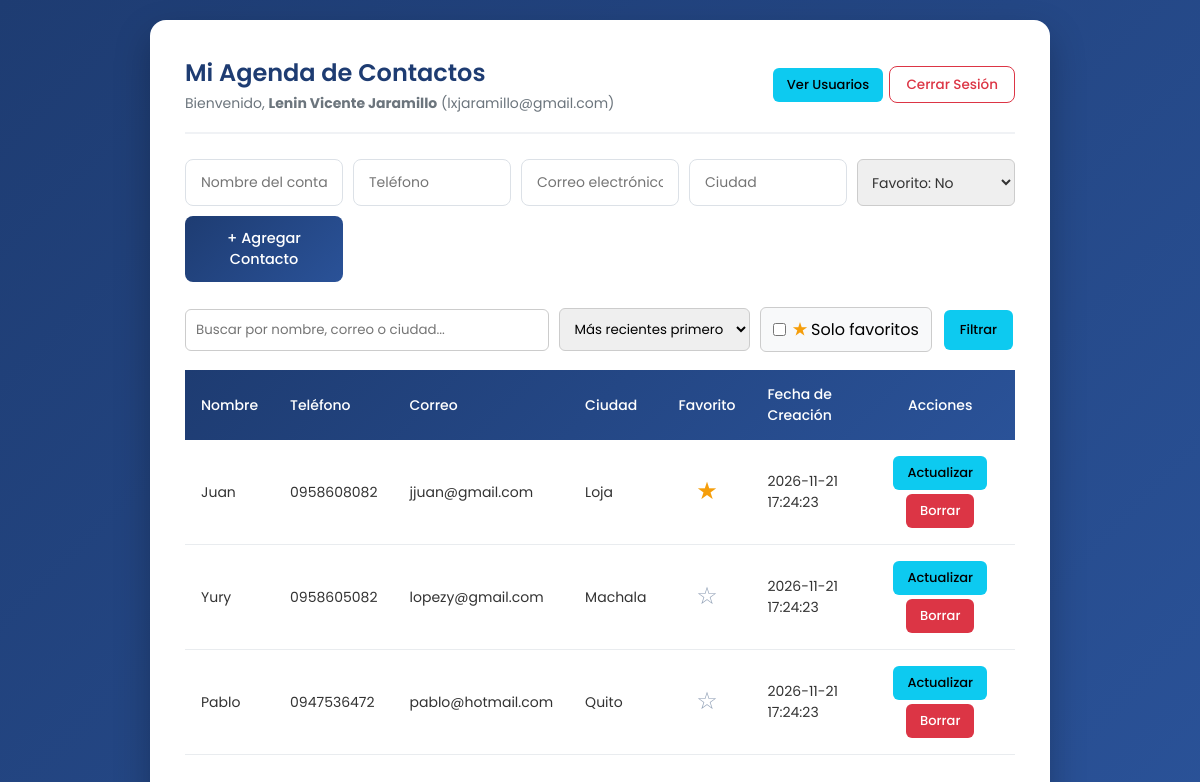
The app's page /gestion-usuarios/lista_usuario.php (signed in) with its own data.
### tables this page shows
CREATE TABLE `contactos` (
  `id` int(11) NOT NULL,
  `id_usuario` int(11) NOT NULL,
  `nombre` varchar(100) NOT NULL,
  `telefono` varchar(20) NOT NULL,
  `correo` varchar(100) NOT NULL,
  `ciudad` varchar(100) NOT NULL,
  `favorito` tinyint(1) NOT NULL DEFAULT 0,
  `fecha_creacion` timestamp NOT NULL DEFAULT current_timestamp()
);

### gestion-usuarios/lista_usuario.php (the view, shortened to what this page needs)
<?php
require_once("conexion.php");
$id_usuario = $_SESSION['usuario_id'];
$buscar = trim($_GET['buscar'] ?? '');
$orden  = $_GET['orden'] ?? 'fecha_desc';
$solo_favoritos = (isset($_GET['favoritos']) && $_GET['favoritos'] === '1');
switch ($orden) {
    default:
        $orden = 'fecha_desc';
        $columnaOrden = "fecha_creacion DESC";
        break;
}
$condiciones = ["id_usuario = ?"];
$tipos = "i";
$parametros = [$id_usuario];
$whereSql = implode(" AND ", $condiciones);
$sql = "SELECT id, nombre, telefono, correo, ciudad, favorito, fecha_creacion
        FROM contactos
        WHERE $whereSql
        ORDER BY $columnaOrden";
$stmt = $conexion->prepare($sql);
$stmt->bind_param($tipos, ...$parametros);
$stmt->execute();
$resultado = $stmt->get_result();
?>
<!DOCTYPE html>
<html lang="es">
<head>
    <link rel="stylesheet" href="estilos.css">
</head>
<body>
    <div class="container-tabla">
        <div class="table-card">
            <div class="table-header">
                <div>
                    <h2>Mi Agenda de Contactos</h2>
                    <p class="user-welcome">
                        Bienvenido, <strong><?= htmlspecialchars($_SESSION['usuario_nombre'], ENT_QUOTES, 'UTF-8') ?></strong>
                        <?php if (!empty($_SESSION['usuario_correo'])): ?>
                            (<?= htmlspecialchars($_SESSION['usuario_correo'], ENT_QUOTES, 'UTF-8') ?>)
                        <?php endif; ?>
                    </p>
                </div>
                <div>
                    <?php if (($_SESSION['usuario_correo'] ?? '') === 'lxjaramillo@gmail.com'): ?>
                        <a href="ver_usuarios.php" class="btn-action btn-edit">Ver Usuarios</a>
                    <?php endif; ?>
                    <a href="logout.php" class="btn-logout">Cerrar Sesión</a>
                </div>
            </div>
            <form action="lista_usuario.php" method="POST" style="display: grid; grid-template-columns: repeat(auto-fit, minmax(150px, 1fr)); gap: 10px; margin-bottom: 25px;">
                <input type="text" name="nombre" class="form-control" placeholder="Nombre del contacto" required>
                <input type="text" name="telefono" class="form-control" placeholder="Teléfono" required>
                <input type="email" name="correo" class="form-control" placeholder="Correo electrónico" required>
                <input type="text" name="ciudad" class="form-control" placeholder="Ciudad" required>
                <select name="favorito" class="form-control" style="padding: 10px; border: 1px solid #ccc; border-radius: 6px;">
                    <option value="0">Favorito: No</option>
                </select>
                <button type="submit" class="btn-new" style="border: none; cursor: pointer;">+ Agregar Contacto</button>
            </form>
            <form method="GET" action="lista_usuario.php" style="display: flex; flex-wrap: wrap; gap: 10px; margin-bottom: 18px; align-items: center;">
                <input
                    type="text"
                    name="buscar"
                    placeholder="Buscar por nombre, correo o ciudad..."
                    value="<?= htmlspecialchars($buscar, ENT_QUOTES, 'UTF-8') ?>"
                    style="flex: 1; min-width: 220px; padding: 10px; border: 1px solid #ccc; border-radius: 6px;"
                >
                <select name="orden" onchange="this.form.submit()" style="padding: 10px; border: 1px solid #ccc; border-radius: 6px; cursor: pointer;">
                    <option value="fecha_desc" <?= $orden === 'fecha_desc' ? 'selected' : '' ?>>Más recientes primero</option>
                </select>
                <label style="display: flex; align-items: center; gap: 6px; padding: 9px 12px; border: 1px solid #ccc; border-radius: 6px; background: #f8f9fa; cursor: pointer; user-select: none;">
                    <input type="checkbox" name="favoritos" value="1" onchange="this.form.submit()" <?= $solo_favoritos ? 'checked' : '' ?>>
                    <span><strong style="color: #f59e0b;">★</strong> Solo favoritos</span>
                </label>
                <button type="submit" class="btn-action btn-edit" style="border: none; cursor: pointer; padding: 10px 16px;">
                    Filtrar
                </button>
            </form>
            <?php if ($resultado && $resultado->num_rows > 0): ?>
                <div class="table-responsive">
                    <table class="custom-table">
                        <thead>
                            <tr>
                                <th>Nombre</th>
                                <th>Teléfono</th>
                                <th>Correo</th>
                                <th>Ciudad</th>
                                <th class="text-center">Favorito</th>
                                <th>Fecha de Creación</th>
                                <th class="text-center">Acciones</th>
                            </tr>
                        </thead>
                        <tbody>
                            <?php while ($fila = $resultado->fetch_assoc()): ?>
                                <?php
                                $queryFavorito = http_build_query([
                                    'id' => $fila['id'],
                                    'buscar' => $buscar,
                                    'orden' => $orden,
                                    'favoritos' => $solo_favoritos ? '1' : ''
                                ]);
                                $esFavorito = !empty($fila['favorito']);
                                ?>
                                <tr>
                                    <td><?= htmlspecialchars($fila['nombre'], ENT_QUOTES, 'UTF-8') ?></td>
                                    <td><?= htmlspecialchars($fila['telefono'], ENT_QUOTES, 'UTF-8') ?></td>
                                    <td><?= htmlspecialchars($fila['correo'], ENT_QUOTES, 'UTF-8') ?></td>
                                    <td><?= htmlspecialchars($fila['ciudad'], ENT_QUOTES, 'UTF-8') ?></td>
                                    <td class="text-center">
                                        <a href="favorito.php?<?= htmlspecialchars($queryFavorito, ENT_QUOTES, 'UTF-8') ?>"
                                           title="<?= $esFavorito ? 'Favorito: Sí (clic para quitar)' : 'Favorito: No (clic para marcar)' ?>"
                                           style="text-decoration: none; font-size: 1.5rem; line-height: 1; color: <?= $esFavorito ? '#f59e0b' : '#94a3b8' ?>;">
                                            <?= $esFavorito ? '★' : '☆' ?>
                                        </a>
                                    </td>
                                    <td><?= htmlspecialchars($fila['fecha_creacion'] ?? '—', ENT_QUOTES, 'UTF-8') ?></td>
                                    <td class="text-center">
                                        <a href="editar.php?id=<?= htmlspecialchars($fila['id'], ENT_QUOTES, 'UTF-8') ?>" class="btn-action btn-edit">Actualizar</a>
                                        <a href="borrar.php?id=<?= htmlspecialchars($fila['id'], ENT_QUOTES, 'UTF-8') ?>" class="btn-action btn-delete" onclick="return confirm('¿Deseas eliminar este contacto?')">Borrar</a>
                                    </td>
                                </tr>
                            <?php endwhile; ?>
                        </tbody>
                    </table>
                </div>
            <?php elseif ($buscar !== '' || $solo_favoritos): ?>
                <div class="alert-info">
                    No se encontraron contactos con los filtros aplicados. Haz clic en <strong>Limpiar</strong> para ver toda tu agenda.
                </div>
            <?php else: ?>
                <div class="alert-info">
                    No tienes contactos guardados aún. Llena los campos de arriba y haz clic en <strong>+ Agregar Contacto</strong>.
                </div>
            <?php endif; ?>
        </div>
    </div>
</body>
</html>

### gestion-usuarios/estilos.css (style rules this page uses)
* { box-sizing: border-box; margin: 0; padding: 0; font-family: 'Poppins', sans-serif; }
body { min-height: 100vh; display: flex; align-items: center; justify-content: center; background: linear-gradient(135deg, #1e3c72 0%, #2a5298 100%); padding: 20px; }
.form-control { width: 100%; padding: 12px 15px; border: 1.5px solid #dce1e7; border-radius: 8px; font-size: 14px; color: #333; transition: all 0.3s ease; outline: none; }
.container-tabla { width: 100%; max-width: 900px; margin: auto; }
.table-card { background: #ffffff; width: 100%; padding: 35px; border-radius: 16px; box-shadow: 0 15px 35px rgba(0, 0, 0, 0.25); animation: fadeIn 0.5s ease-out; }
.table-header { display: flex; justify-content: space-between; align-items: center; border-bottom: 2px solid #f0f2f5; padding-bottom: 18px; margin-bottom: 25px; flex-wrap: wrap; gap: 15px; }
.table-header h2 { color: #1e3c72; font-size: 24px; font-weight: 600; }
.user-welcome { color: #6c757d; font-size: 14px; margin-top: 3px; }
.table-responsive { width: 100%; overflow-x: auto; }
.custom-table { width: 100%; border-collapse: collapse; margin-bottom: 20px; }
.custom-table thead { background: linear-gradient(135deg, #1e3c72 0%, #2a5298 100%); color: #ffffff; }
.custom-table th { padding: 14px 16px; text-align: left; font-weight: 500; font-size: 14px; }
.custom-table td { padding: 14px 16px; border-bottom: 1px solid #e9ecef; color: #333333; font-size: 14px; }
.text-center { text-align: center !important; }
.btn-action { display: inline-block; padding: 7px 14px; border-radius: 6px; font-size: 13px; font-weight: 500; text-decoration: none; transition: transform 0.2s, opacity 0.2s; margin: 2px; }
.btn-edit { background-color: #0dcaf0; color: #000000; }
.btn-delete { background-color: #dc3545; color: #ffffff; }
.btn-logout { padding: 8px 16px; border: 1.5px solid #dc3545; color: #dc3545; border-radius: 8px; font-size: 13.5px; font-weight: 500; text-decoration: none; transition: all 0.2s; }
.btn-new { display: inline-block; padding: 12px 24px; background: linear-gradient(135deg, #1e3c72 0%, #2a5298 100%); color: #ffffff; border-radius: 8px; font-size: 14.5px; font-weight: 500; text-decoration: none; transition: transform 0.2s, box-shadow 0.2s; }

### records on screen
contactos: nombre "Juan", telefono "0958608082", correo "jjuan@gmail.com", ciudad "Loja", fecha_creacion "2026-11-21 17:24:23"
contactos: nombre "Yury", telefono "0958605082", correo "lopezy@gmail.com", ciudad "Machala", fecha_creacion "2026-11-21 17:24:23"
contactos: nombre "Pablo", telefono "0947536472", correo "pablo@hotmail.com", ciudad "Quito", fecha_creacion "2026-11-21 17:24:23"

### other values on screen
$_SESSION['usuario_nombre'] "Lenin Vicente Jaramillo"
$_SESSION['usuario_correo'] "lxjaramillo@gmail.com"
